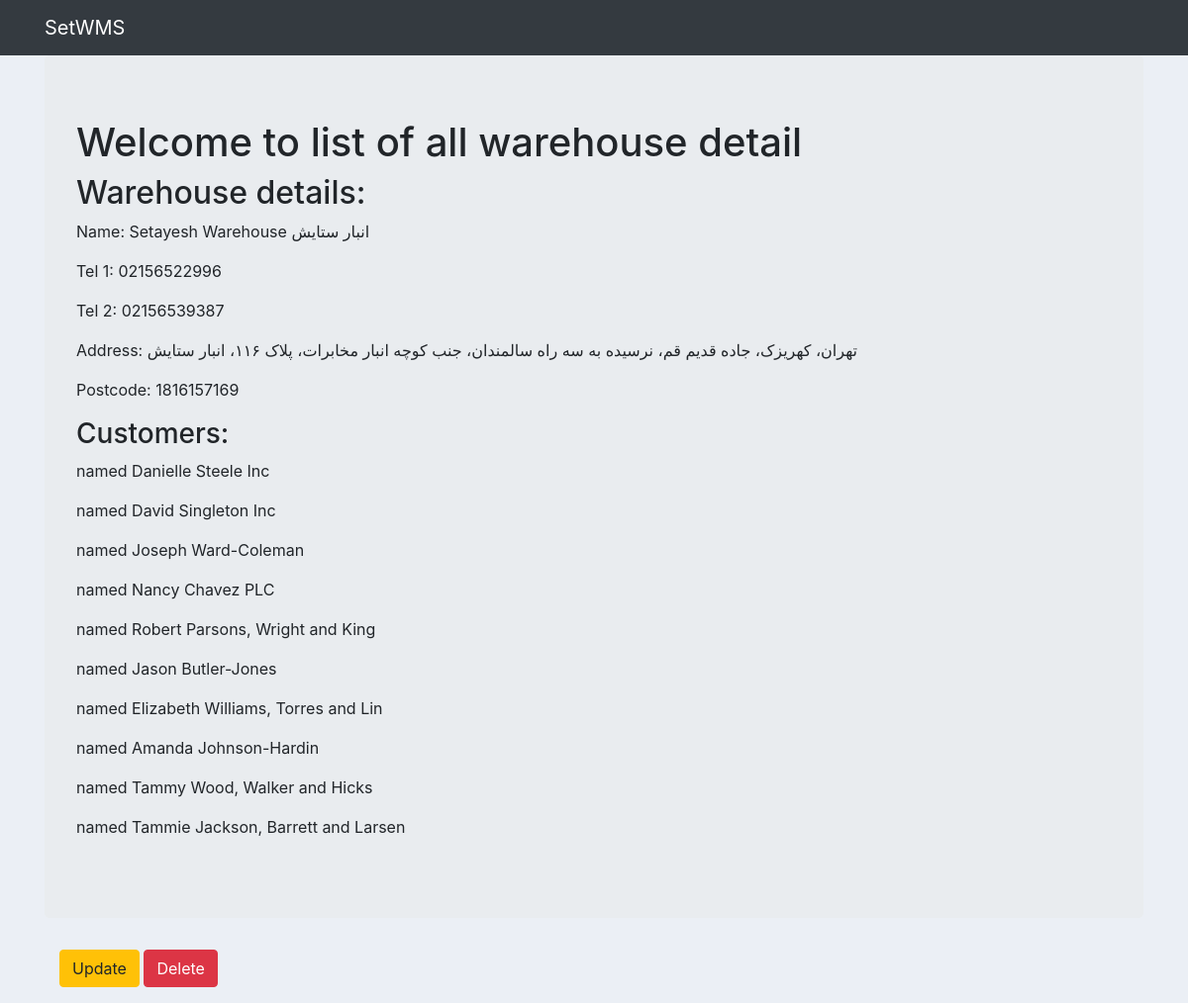
The app's page /set_app/warehouses/1/ with its own data.
### set_app/models.py (models this page shows, shortened)
class Warehouse(models.Model):
	name = models.CharField(max_length=256, default="warehouse name")
	tel1 = models.CharField(max_length=256, default="XXXXXXXX")
	tel2 = models.CharField(max_length=256, default="XXXXXXXX")
	email = models.EmailField()
	address = models.CharField(max_length=512, default="address")
	postcode = models.CharField(max_length=10, default="XXXXXXXXXX")
	timestamp_created = models.DateTimeField(auto_now_add=True)

class Customer(models.Model):
	INDIVIDUAL = 'IN'
	COMPANY = 'CO'
	OTHER = 'OT'
	ENTITY_TYPE_CHOICES = [
		(INDIVIDUAL, 'Individual'),
		(COMPANY, 'Company'),
		(OTHER, 'Other'),
	]
	entity_type = models.CharField(
		max_length=2,
		choices=ENTITY_TYPE_CHOICES,
		default=INDIVIDUAL,
	)
	first_name = models.CharField(max_length=256, default="first name", blank=True)
	last_name = models.CharField(max_length=256, default="last name", blank=True)
	company_name = models.CharField(max_length=256, default="company name", blank=True)
	melli_code = models.CharField(max_length=10, default=0, validators=[NUMERIC])
	tel1 = models.CharField(max_length=256, default="XXXXXXXX")
	tel2 = models.CharField(max_length=256, default="XXXXXXXX", blank=True)
	email = models.EmailField()
	address = models.CharField(max_length=512, default="address")
	postcode = models.CharField(max_length=10, default="XXXXXXXXXX")
	storage_tags = models.ManyToManyField(StorageTag)
	timestamp_created = models.DateTimeField(auto_now_add=True)
	warehouse = models.ForeignKey(Warehouse, related_name='customers', on_delete=models.CASCADE, default=DEFAULT_WH_ID)

### set_app/views.py (the view)
# urls.py: path('warehouses/<int:pk>/', views.WarehouseDetailView.as_view(), name='warehouse_detail'),
class WarehouseDetailView(DetailView):
	context_object_name = 'warehouse_detail'
	model = Warehouse
	template_name = 'set_app/warehouse_detail.html'

### set_app/templates/set_app/warehouse_detail.html
{% extends "set_app/set_app_base.html" %}
{% block body_block %}
    <div class="jumbotron">
        <h1>Welcome to list of all warehouse detail</h1>
        <h2>Warehouse details:</h2>
        <p>Name: {{ warehouse_detail.name }}</p>
        <p>Tel 1: {{ warehouse_detail.tel1 }}</p>
        <p>Tel 2: {{ warehouse_detail.tel2 }}</p>
        <p>Address: {{ warehouse_detail.address }}</p>
        <p>Postcode: {{ warehouse_detail.postcode }}</p>
        <h3>Customers:</h3>
    {% for customer in warehouse_detail.customers.all %}
        <p>{{ customer.entity }} named {{ customer.first_name }} {{ customer.lasy_name }} {{ customer.company_name }}</p>
    {% endfor %}
    </div>
    <div class="container">
        <p><a class="btn btn-warning" href="{% url 'set_app:warehouse_update' pk=warehouse_detail.pk %}">Update</a>
        <a class="btn btn-danger" href="{% url 'set_app:warehouse_delete' pk=warehouse_detail.pk %}">Delete</a></p>
    </div>
{% endblock %}

### static/css/main.css (style rules this page uses)
body { background-color: #ebeff5; }

### records on screen
Warehouse: name "Setayesh Warehouse انبار ستایش", tel1 "02156522996", tel2 "02156539387", address "تهران، کهریزک، جاده قدیم قم، نرسیده به سه راه سالمندان، جنب کوچه انبار مخابرات، پلاک ۱۱۶، انبار ستایش", postcode "1816157169"
Customer: first_name "Danielle", company_name "Steele Inc"
Customer: first_name "David", company_name "Singleton Inc"
Customer: first_name "Joseph", company_name "Ward-Coleman"
Customer: first_name "Nancy", company_name "Chavez PLC"
Customer: first_name "Robert", company_name "Parsons, Wright and King"
Customer: first_name "Jason", company_name "Butler-Jones"
Customer: first_name "Elizabeth", company_name "Williams, Torres and Lin"
Customer: first_name "Amanda", company_name "Johnson-Hardin"
Customer: first_name "Tammy", company_name "Wood, Walker and Hicks"
Customer: first_name "Tammie", company_name "Jackson, Barrett and Larsen"
